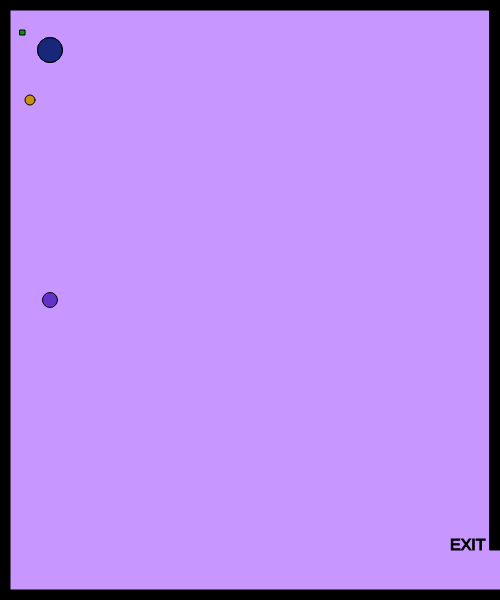
Frame 1 (no input)
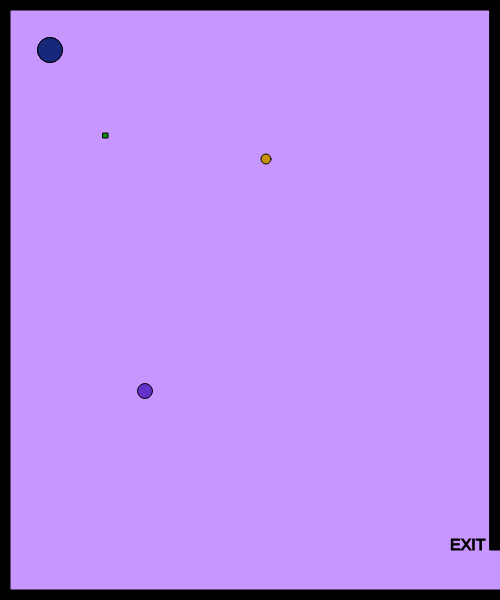
Frame 60 (no input)
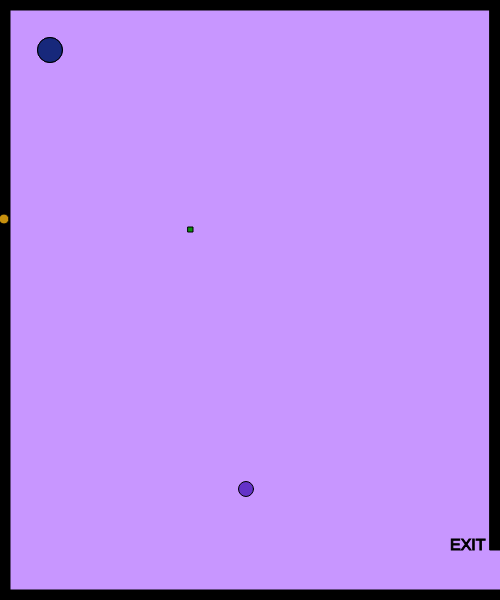
Frame 120 (the mouse pressed at the canvas centre since frame 60)

The p5.js sketch that drew these frames (run headless with seeded random() and noise() and a simulated clock; from frame 60 on, the mouse is pressed at the canvas centre):

// p5.js sketch
// ── sketch.js
// JavaScript source code
// x and y for my character
var characterX = 50;
var characterY = 50;
// define the key codes for each letter
var w = 87;
var s = 83;
var a = 65;
var d = 68;

// x and y for a shape
var shapeX = 30;
var shapeY = 100;
var shapeXSpeed;
var shapeYSpeed;
var shapeZ = 30;
var shapeA = 20;
var shapeZSpeed;
var shapeASpeed;
var shapeB = 50;
var shapeC = 300;
var shapeBSpeed;
var shapeCSpeed;

// create a shape when the mouse is clicked
var mouseShapeX;
var mouseShapeY;
function setup() {
    createCanvas(500, 600);
    // get a random speed when the it first starts
    shapeXSpeed = Math.floor(Math.random() * (Math.floor(Math.random() * 5)) + 1);
    shapeYSpeed = Math.floor(Math.random() * (Math.floor(Math.random() * 5)) + 1);
    createCharacter(50, 50);
}

function draw() {
    background(200, 150, 300);
    stroke(0);
    fill(0);

    // call createBorders function
    createBorders(10);

    // exit message
    textSize(16);
    text("EXIT", width - 50, height - 50)

    //createCharacter(200,350);
    drawCharacter();
    characterMovement();


    // potential enemy
    fill(13, 145, 14);
    // draw the shape
    square(shapeA, shapeZ, 5);



    // get a random speed when the it first starts
    shapeASpeed = Math.floor(Math.random() * (Math.floor(Math.random() * 5)) + 1);
    shapeZSpeed = Math.floor(Math.random() * (Math.floor(Math.random() * 5)) + 1);

    // move the shape
    shapeZ += shapeZSpeed;
    shapeA += shapeASpeed;
    // check to see if the shape has gone out of bounds
    if (shapeZ > width) {
        shapeZ = 0;
    }
    if (shapeZ < 0) {
        shapeZ = width;
    }
    if (shapeA > height) {
        shapeA = 0;
    }
    if (shapeA < 0) {
        shapeA = height;
    }

    //createCharacter(200,350);
    drawCharacter();
    characterMovement();


    // potential enemy
    fill(200, 145, 14);
    // draw the shape
    circle(shapeX, shapeY, 10);



    // move the shape
    shapeX += shapeXSpeed;
    shapeY += shapeYSpeed;
    // check to see if the shape has gone out of bounds
    if (shapeX > width) {
        shapeX = 0;
    }
    if (shapeX < 0) {
        shapeX = width;
    }
    if (shapeY > height) {
        shapeY = 0;
    }
    if (shapeY < 0) {
        shapeY = height;
    }

    // potential enemy
    fill(100, 50, 200);
    // draw the shape
    circle(shapeB, shapeC, 15);



    // get a random speed when the it first starts
    shapeBSpeed = Math.floor(Math.random() * (Math.floor(Math.random() * 5)) + 1);
    shapeCSpeed = Math.floor(Math.random() * (Math.floor(Math.random() * 5)) + 1);

    // move the shape
    shapeB += shapeBSpeed;
    shapeC += shapeCSpeed;
    // check to see if the shape has gone out of bounds
    if (shapeB > width) {
        shapeB = 0;
    }
    if (shapeB < 0) {
        shapeB = width;
    }
    if (shapeC > height) {
        shapeC = 0;
    }
    if (shapeC < 0) {
        shapeC = height;
    }

    // check to see if the character has left the exit
    if (characterX > width && characterY > width - 50) {
        fill(0);
        stroke(5);
        textSize(26);
        text("You Win!", width / 2 - 70, height / 2 - 70);
    }

    // create the shape based on the mouse click
    fill(120, 130, 140);
    square(mouseShapeX, mouseShapeY, 25);
}

function characterMovement() {
    // handle the keys
    if (keyIsDown(w)) {
        characterY -= 5;
    }
    if (keyIsDown(s)) {
        characterY += 5;
    }
    if (keyIsDown(a)) {
        characterX -= 5;
        console.log("movement: " + characterX);
    }
    if (keyIsDown(d)) {
        characterX += 5;
    }
}
function createCharacter(x, y) {
    characterX = x;
    characterY = y;
    console.log(characterX);
    //character

    // circle(characterX,characterY,25);
}

function drawCharacter() {
    fill(23, 40, 123);
    circle(characterX, characterY, 25);
}
function createBorders(thickness) {
    // top border
    rect(0, 0, width, thickness);
    // left border
    rect(0, 0, thickness, height);
    // bottom border
    rect(0, height - thickness, width, thickness);
    // right upper border
    rect(width - thickness, 0, thickness, height - 50);
}

function mouseClicked() {
    mouseShapeX = mouseX;
    mouseShapeY = mouseY;
}
/*
function keyPressed() {
    if (keyCode === LEFT_ARROW) {
        characterX -= 5;
    } 
    else if (keyCode === RIGHT_ARROW) {
        characterX += 5;
    }
    else if (keyCode === UP_ARROW) {
        characterY -= 5;
    }
    else if (keyCode === DOWN_ARROW) {
        characterY += 5;
    }
  }
  */
